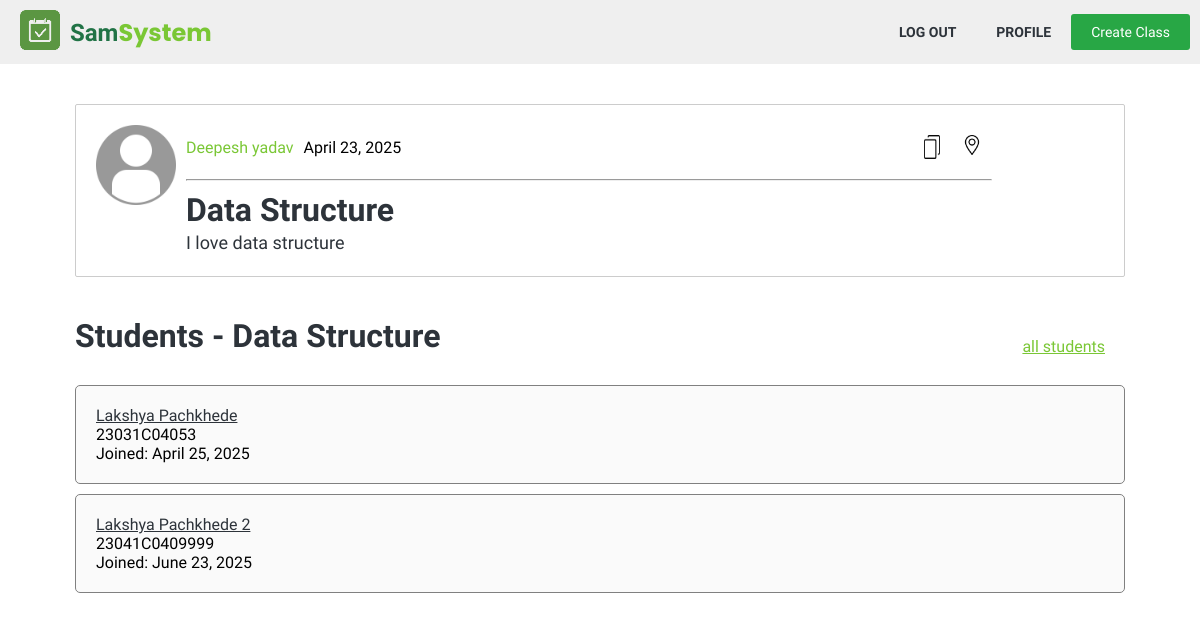
Page /class/class.php?id=3 (signed in) on the committed database.
### tables this page shows
CREATE TABLE `class` (
  `id` int(11) NOT NULL,
  `name` varchar(100) DEFAULT NULL,
  `description` text DEFAULT NULL,
  `teacher_id` int(11) DEFAULT NULL,
  `date_created` datetime DEFAULT current_timestamp(),
  `branch` int(11) DEFAULT NULL,
  `longitude` decimal(10,5) DEFAULT NULL,
  `latitude` decimal(10,5) DEFAULT NULL,
  `open_session_id` int(11) DEFAULT NULL
);

CREATE TABLE `user` (
  `id` int(11) NOT NULL,
  `name` varchar(50) NOT NULL,
  `email` varchar(100) NOT NULL,
  `password` varchar(255) NOT NULL,
  `type` enum('student','teacher','admin') NOT NULL DEFAULT 'student',
  `approved` tinyint(1) NOT NULL DEFAULT 0,
  `date_created` date DEFAULT current_timestamp()
);

CREATE TABLE `attends` (
  `student_id` int(11) NOT NULL,
  `class_id` int(11) NOT NULL,
  `date_joined` datetime DEFAULT current_timestamp()
);

CREATE TABLE `student_profile` (
  `student_id` int(11) NOT NULL,
  `roll_no` varchar(15) NOT NULL,
  `branch` int(11) DEFAULT NULL,
  `bio` varchar(200) DEFAULT NULL
);

### session.php (called while the page is built, shortened)
<?php
function isLoggedInUser($id)
{
	return $_SESSION['user_id'] === $id;
}
?>

### utils.php (called while the page is built, shortened)
<?php
function getRecords($conn, $table, $parameter, $value){
	$stmt = $conn->prepare("SELECT * FROM $table WHERE $parameter = ?");
	$stmt->bind_param('i', $value);
	$stmt->execute();
	$result = $stmt->get_result();
	return $result;
}
function getFormattedDate($str){
	return (new DateTime($str))->format('F j, Y');
}
?>

### class/class.php (the view, shortened to what this page needs)
<?php
require '../db/db_connector.php';
require '../session.php';
require '../utils.php';
$class_id = $_GET['id'];
$stmt = $conn->prepare("SELECT name, description, teacher_id, branch, date_created FROM class WHERE id = ?");
$stmt->bind_param("i", $class_id);
$stmt->execute();
$result = $stmt->get_result();
$class_data = $result->fetch_assoc();
$teacher_id =  $class_data['teacher_id'];
$teacher_name = $conn->query("SELECT name from user WHERE id = $teacher_id")->fetch_assoc()['name'];
?>
<!DOCTYPE html>
<html lang="en">
<head>
	<link rel="stylesheet" href="../css/util.css">
	<link rel="stylesheet" href="../css/style.css">
</head>
<body>
	<?php require '../components/nav_sm.php'; ?>
	<div class="container mt40">
		<div class="class">
			<div class="class-left">
				<img src="/attendence/img/user.jpg" alt="">
			</div>
			<div class="class-right  mw-80">
				<div class="d-f jc-sb  mb10 ai-c">
					<div class="d-f g-10 class-name-date">
						<a class = "link"href="/attendence/teacher/profile.php?id=<?=$teacher_id?>"><?= $teacher_name ?></a>
						<p> <?php echo (new DateTime($class_data["date_created"]))->format('F j, Y'); ?></p>
					</div>
					<?php if ($_SESSION['type'] == "teacher"):?>
						<div class="d-f">
							<img src="/attendence/img/copy.png"  class="icon" id="shareBtn"
							>
							<a href="select_class_location.php?class_id=<?=$class_id?>"><img src="/attendence/img/location.png"  class="icon"></a>
						</div>
					<?php else: ?>
						<a class="btn" href="/attendence/class/join_class.php?id=<?=$class_id?>">Join</a>
					<?php endif; ?>
				</div>
				<hr class="">
				<h1 class="text-dark mt10"><?= $class_data["name"] ?></h1>
				<p class="text"><?= $class_data["description"] ?></p>
			</div>
		</div>
		<div class="class-data mt40">
			<?php
			if (isLoggedInUser($teacher_id)){
				$result =getRecords($conn, "attends", "class_id", $class_id);
				if ($result->num_rows > 0){
					echo "<div class='d-fcc jc-sb short-col'><h1 class='mb20'>Students - " . $class_data['name'] . "</h1><a class='link td-u mr20' href='class_students.php?id=$class_id'>all students</a></div>";
				} else {
					echo "<h1 class='mb20'>No students in " . $class_data['name'] . "</h1>";
				}
				$count = 0;
				while (($row = $result->fetch_assoc() ) && $count < 5) {
					$count++;
					$user_id = $row['student_id'];
					$user_data = getRecords($conn, "user", "id", $user_id)->fetch_assoc();
					$user_profile_data = getRecords($conn, "student_profile", "student_id", $user_id)->fetch_assoc();
					echo"<div class='user-row'>
					<div class='user-row-left'>
					<a class='user-row-name td-u' href='/attendence/" . $user_data['type']. "/profile.php?id=". $user_data['id'] . "&action=view'>" . $user_data['name'] . "</a>
					<p>". $user_profile_data['roll_no'] ."</p>
					<p class='user-row-date'>Joined: ".  getFormattedDate($row['date_joined']). " </p>
					</div>
					<div class='user-row-right'>
					</div>
					</div>";
				}
			}
			?>
		</div>
	</div>
</body>
</html>

### css/util.css (style rules this page uses)
:root { --color-primary: #217346; --color-primary-light: #7ac735; --color-accent: #ff9900; --color-background: #fafafa; --color-text-dark: #2d333a; --color-highlight: #FFF9C4; --color-info: #00bcfe; --color-info-dark: #0095c7; --color-light-blue: #eaf4ff; --color-green: #28a745; --color-red: #dc3545; --color-green-dark:#218838; --color-red-dark: #c82333; }
.d-fcc { display: flex; justify-content: center; align-items: center; }
a { text-decoration: none; color:var(--color-text-dark) ; }
.mb10 { margin-bottom: 10px !important; }
.mb20 { margin-bottom: 20px !important; }
.mt10 { margin-top: 10px !important; }
.mt40 { margin-top: 40px !important; }
.jc-sb { justify-content: space-between; }
.mr20 { margin-right: 20px !important; }
.td-u { text-decoration: underline !important; }
.mw-80 { max-width: 80%; }
.text-dark { color: var(--color-text-dark); }
.d-f { display: flex; }
.g-10 { gap: 10px; }
.ai-c { align-items: center; }

### css/style.css (style rules this page uses)
* { margin: 0; padding: 0; font-family: "Quicksand", sans-serif; box-sizing: border-box; }
h1 { color: var(--color-text-dark); font-weight: 700; }
.link { color: var(--color-primary-light); text-decoration: none; }
.user-row { display: flex; justify-content: space-between; align-items: center; background: var(--color-background); padding: 20px; border-radius: 5px; border: 1px solid grey; width: 100%; margin: 10px auto; }
.container { max-width: 1050px; margin: auto auto; }
.text-dark { color: var(--color-text-dark); font-weight: 700; }
.class { border: 1px solid #ccc; padding: 20px; border-radius: 2px; display: flex; justify-content: start; align-items: center; gap: 10px; }
.text { font-weight: 400; color: #2d333a; line-height: 1.4em; font-size: 18px; line-height: 27px; text-align: unset; }
.class-left { align-self: stretch; }
.class-left img { width: 80px; }
.class-right { display: flex; flex: 1; flex-direction: column; }
.icon { width: 40px; padding: 10px; }

### rows in the picture
class: teacher.name "Deepesh yadav", date_created "April 23, 2025", name "Data Structure", description "I love data structure"
attends: student.name "Lakshya Pachkhede", student_profile.roll_no "23031C04053", date_joined "April 25, 2025"
attends: student.name "Lakshya Pachkhede 2", student_profile.roll_no "23041C0409999", date_joined "June 23, 2025"
